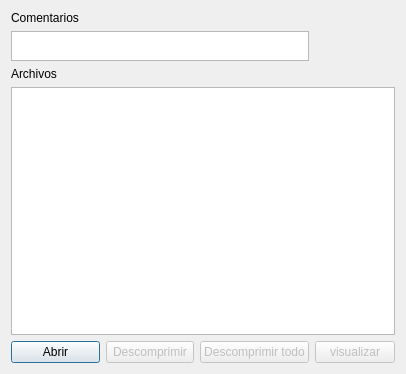
<?xml version="1.0" encoding="UTF-8"?>
<ui version="4.0">
 <class>GuiZip</class>
 <widget class="QDialog" name="GuiZip">
  <property name="windowModality">
   <enum>Qt::ApplicationModal</enum>
  </property>
  <property name="geometry">
   <rect>
    <x>0</x>
    <y>0</y>
    <width>406</width>
    <height>374</height>
   </rect>
  </property>
  <property name="windowTitle">
   <string>Archivos Comprimidos</string>
  </property>
  <property name="windowIcon">
   <iconset resource="recursos.qrc">
    <normaloff>:/img/iconos/portada.png</normaloff>:/img/iconos/portada.png</iconset>
  </property>
  <property name="windowOpacity">
   <double>3.000000000000000</double>
  </property>
  <layout class="QGridLayout" name="gridLayout">
   <item row="1" column="0" colspan="3">
    <widget class="QPlainTextEdit" name="txtComentarios">
     <property name="enabled">
      <bool>true</bool>
     </property>
     <property name="sizePolicy">
      <sizepolicy hsizetype="Ignored" vsizetype="Ignored">
       <horstretch>30</horstretch>
       <verstretch>30</verstretch>
      </sizepolicy>
     </property>
     <property name="maximumSize">
      <size>
       <width>382</width>
       <height>30</height>
      </size>
     </property>
     <property name="acceptDrops">
      <bool>false</bool>
     </property>
    </widget>
   </item>
   <item row="0" column="0">
    <widget class="QLabel" name="label">
     <property name="text">
      <string>Comentarios</string>
     </property>
    </widget>
   </item>
   <item row="2" column="0">
    <widget class="QLabel" name="label_2">
     <property name="text">
      <string>Archivos</string>
     </property>
    </widget>
   </item>
   <item row="4" column="0">
    <widget class="QPushButton" name="btnAbrir">
     <property name="text">
      <string>Abrir</string>
     </property>
    </widget>
   </item>
   <item row="4" column="1">
    <widget class="QPushButton" name="btnDescomprimirIndividual">
     <property name="enabled">
      <bool>false</bool>
     </property>
     <property name="text">
      <string>Descomprimir</string>
     </property>
    </widget>
   </item>
   <item row="4" column="2">
    <widget class="QPushButton" name="btnDescomprimir">
     <property name="enabled">
      <bool>false</bool>
     </property>
     <property name="text">
      <string>Descomprimir todo</string>
     </property>
    </widget>
   </item>
   <item row="4" column="3">
    <widget class="QPushButton" name="btnvisualizar">
     <property name="enabled">
      <bool>false</bool>
     </property>
     <property name="text">
      <string>visualizar</string>
     </property>
    </widget>
   </item>
   <item row="3" column="0" colspan="4">
    <widget class="QListWidget" name="jlArchivos">
     <property name="enabled">
      <bool>true</bool>
     </property>
    </widget>
   </item>
  </layout>
 </widget>
 <resources>
  <include location="recursos.qrc"/>
 </resources>
 <connections/>
</ui>
